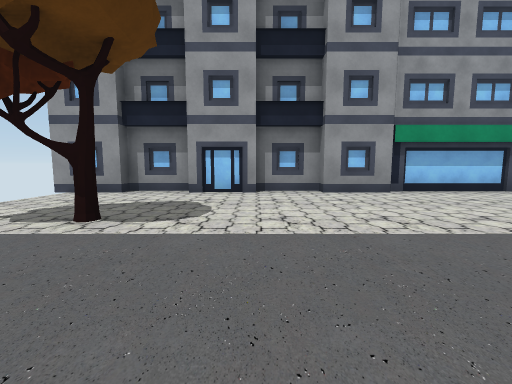
[1] (above)

22 first-person views from a walk through a scene from a Unity 3-D project. The camera is 1.3 m above the floor, tilts 6° down and sees 90° across. The floor is counted in squares, 2 m on a side. Each view is taken from the middle of a square. On the plan, view 1 faces up. The plan holds only what a view shows up to about 9 squares ahead; the rest is blank. The place goes on beyond the plan. The player character is not drawn. Some animated figures are left out. Some surface patterns are stand-ins.

[2]
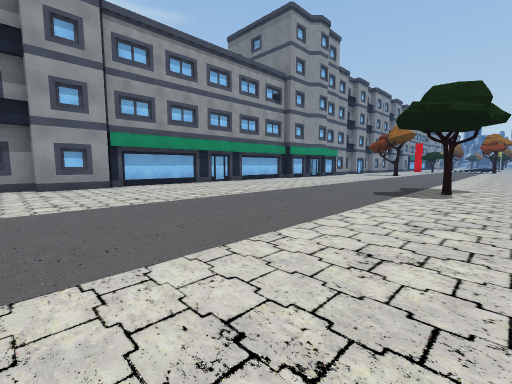

[3]
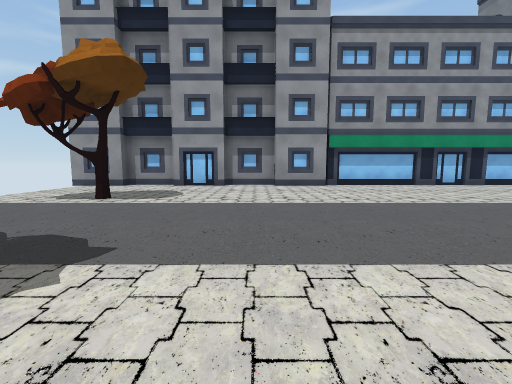

[4]
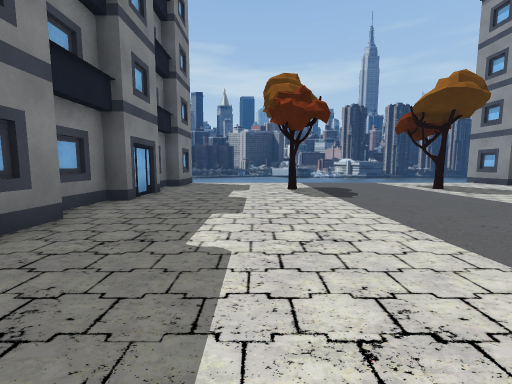

[5]
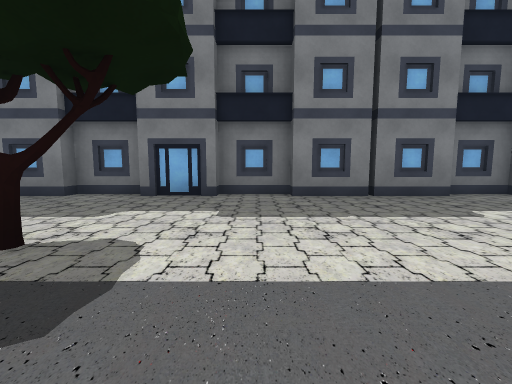

[6]
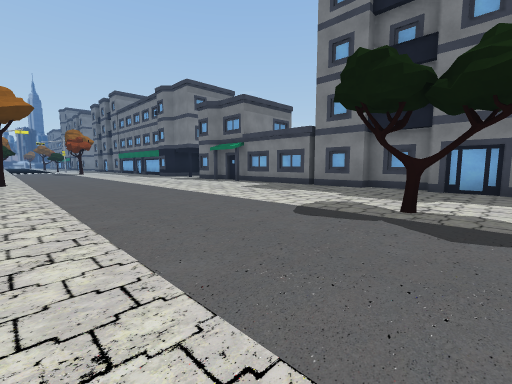

[7]
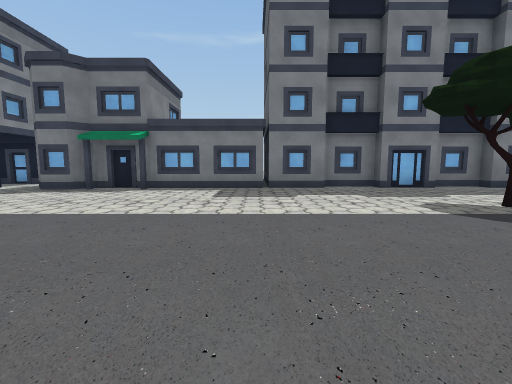

[8]
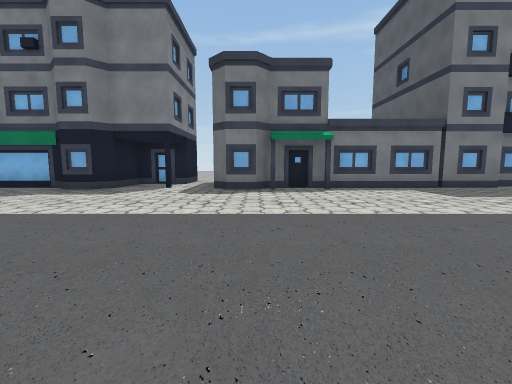

[9]
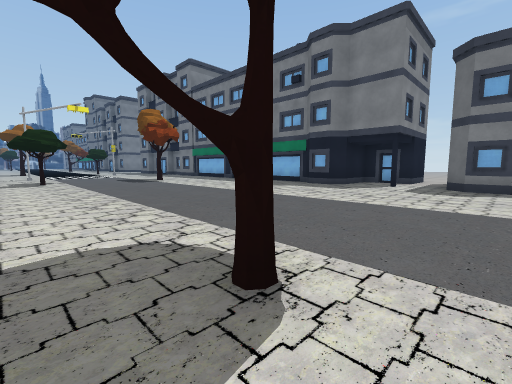

[10]
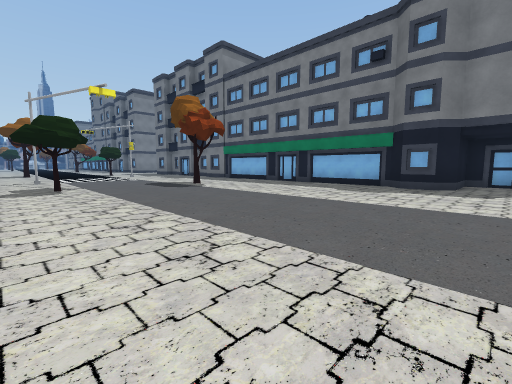

[11]
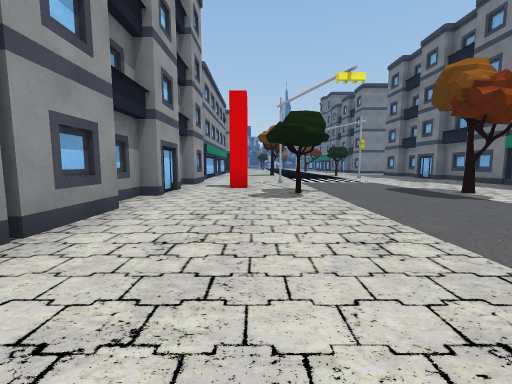

[12]
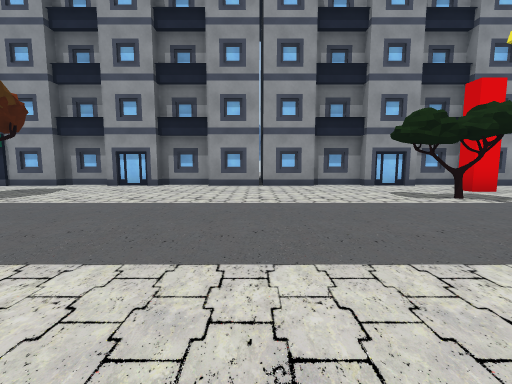

[13]
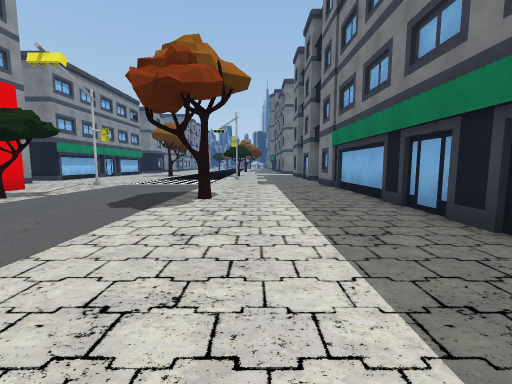

[14]
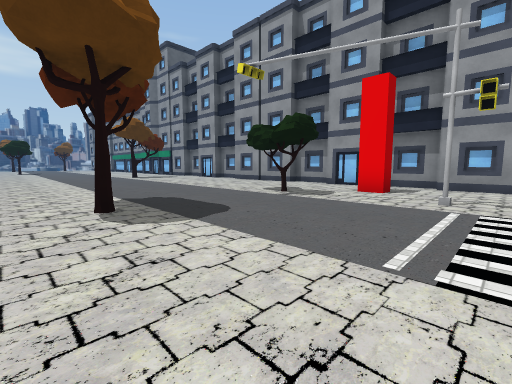

[15]
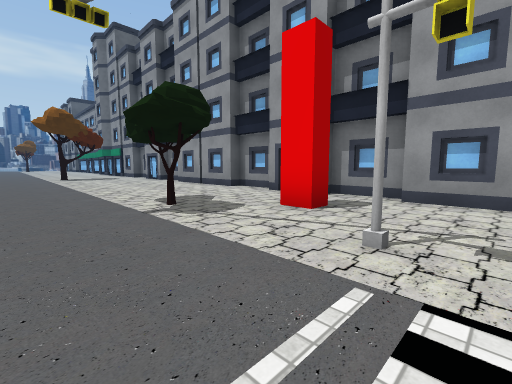

[16]
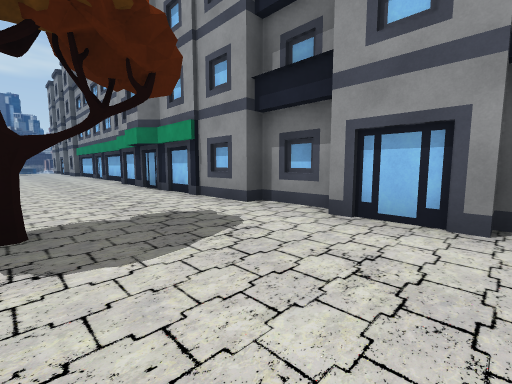

[17]
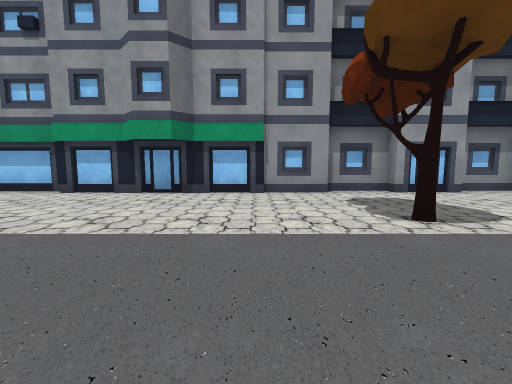

[18]
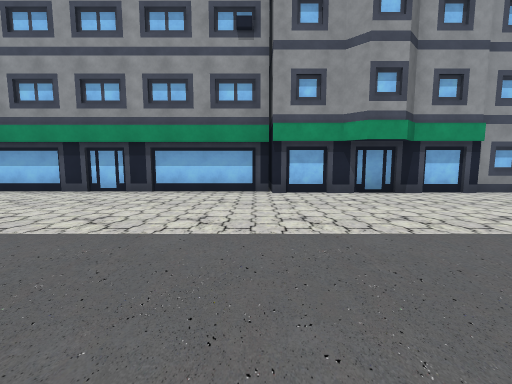

[19]
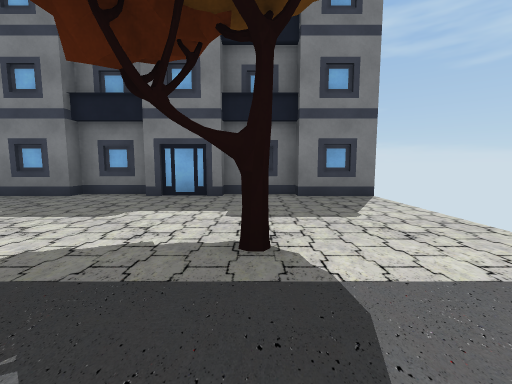

[20]
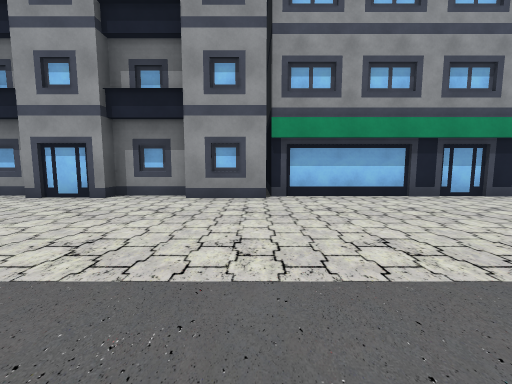

[21]
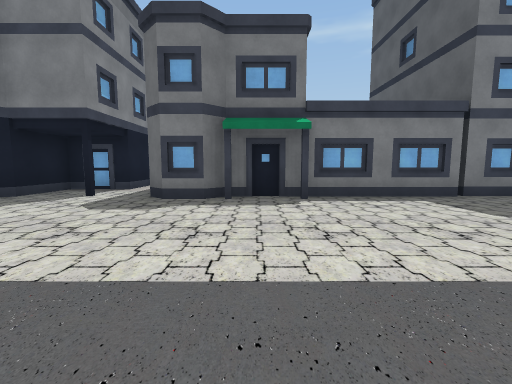

[22]
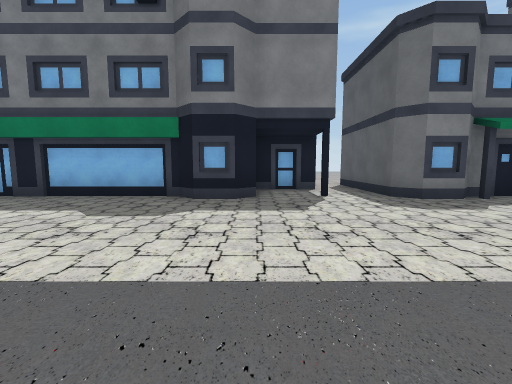

### Floor plan
Key: @ floor where view 1 was taken; # wall or solid block; . floor; O other object.
Columns run from 5 left of view 1 to 32 right of it. Each row starts with its distance up from view 1.
  7   #######       ##    ######## #######
  6 ###.##.##....O...####O#..##.O###.##.O#
  5  .....................................
  4  ..................................#..
  3  ..O...................O.........O..O.
  2  .....................................
  1  .....................................
  0  ....@................................
 -1  ..O.........O...................O....
 -2  .....................................
 -3  .....................................
 -4  ..................O#.##..#OO.......O#
 -5  ##O#######O######     #..###
 -6                  #     #.##

Where each view was taken, in squares from view 1:
view 1: 0 up, 0 right, facing up
view 2: 2 down, 1 right, facing up-right
view 3: 2 down, 1 right, facing up
view 4: 2 down, 5 right, facing left
view 5: 1 up, 6 right, facing down
view 6: 3 up, 7 right, facing down-right
view 7: 3 up, 12 right, facing down
view 8: 3 up, 17 right, facing down
view 9: 4 up, 17 right, facing down-right
view 10: 4 up, 20 right, facing down-right
view 11: 4 up, 22 right, facing right
view 12: 2 down, 24 right, facing up
view 13: 2 down, 23 right, facing right
view 14: 2 down, 32 right, facing up-left
view 15: 1 up, 32 right, facing up-left
view 16: 3 up, 21 right, facing up-left
view 17: 0 up, 16 right, facing up
view 18: 0 up, 11 right, facing up
view 19: 1 up, 2 left, facing down
view 20: 1 up, 3 right, facing up
view 21: 1 up, 16 right, facing down
view 22: 1 up, 21 right, facing down
